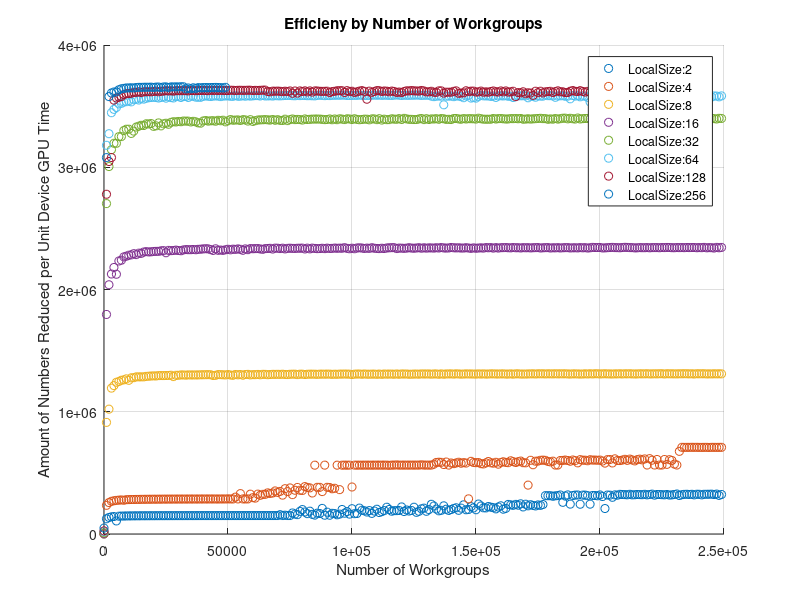

This figure's MATLAB source:
Array=csvread('dataLocalSize2.csv');
y = Array(:, 1);    #Data reduced per unit time
x = Array(:, 2);    #Number of Workgroups
scatter(x,y) 
grid on
title('Efficieny by Number of Workgroups')
xlabel('Number of Workgroups') 
ylabel('Amount of Numbers Reduced per Unit Device GPU Time') 
hold on

Array=csvread('dataLocalSize4.csv');
y = Array(:, 1);
x = Array(:, 2);
scatter(x,y) 
grid on 
hold on

Array=csvread('dataLocalSize8.csv');
y = Array(:, 1);
x = Array(:, 2); 
scatter(x,y) 
grid on 
hold on

Array=csvread('dataLocalSize16.csv');
y = Array(:, 1);
x = Array(:, 2);
scatter(x,y) 
grid on
hold on

Array=csvread('dataLocalSize32.csv');
y = Array(:, 1);
x = Array(:, 2);
scatter(x,y) 
grid on
hold on

Array=csvread('dataLocalSize64.csv');
y = Array(:, 1);
x = Array(:, 2); 
scatter(x,y) 
grid on
hold on

Array=csvread('dataLocalSize128.csv');
y = Array(:, 1);
x = Array(:, 2); 
scatter(x,y) 
grid on
hold on

Array=csvread('dataLocalSize256.csv');
y = Array(:, 1);
x = Array(:, 2);
scatter(x,y) 
grid on


legend('LocalSize:2',
       'LocalSize:4',
       'LocalSize:8',
       'LocalSize:16',
       'LocalSize:32',
       'LocalSize:64',
       'LocalSize:128',
       'LocalSize:256')

